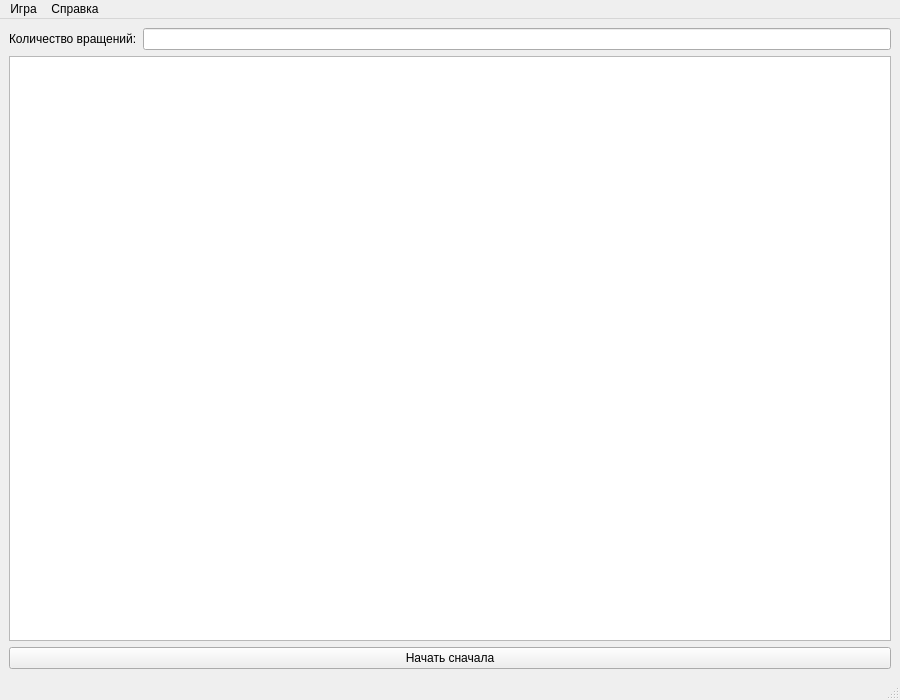
<?xml version="1.0" encoding="UTF-8"?>
<ui version="4.0">
 <class>GameScreen</class>
 <widget class="QMainWindow" name="GameScreen">
  <property name="geometry">
   <rect>
    <x>0</x>
    <y>0</y>
    <width>900</width>
    <height>700</height>
   </rect>
  </property>
  <property name="sizePolicy">
   <sizepolicy hsizetype="Maximum" vsizetype="Maximum">
    <horstretch>0</horstretch>
    <verstretch>0</verstretch>
   </sizepolicy>
  </property>
  <property name="contextMenuPolicy">
   <enum>Qt::DefaultContextMenu</enum>
  </property>
  <property name="acceptDrops">
   <bool>false</bool>
  </property>
  <property name="windowTitle">
   <string>GameScreen</string>
  </property>
  <property name="dockNestingEnabled">
   <bool>true</bool>
  </property>
  <widget class="QWidget" name="centralwidget">
   <layout class="QGridLayout" name="gridLayout">
    <item row="2" column="1" colspan="2">
     <widget class="QPushButton" name="startGameButton">
      <property name="enabled">
       <bool>true</bool>
      </property>
      <property name="sizePolicy">
       <sizepolicy hsizetype="Minimum" vsizetype="Preferred">
        <horstretch>0</horstretch>
        <verstretch>0</verstretch>
       </sizepolicy>
      </property>
      <property name="text">
       <string>Начать сначала</string>
      </property>
     </widget>
    </item>
    <item row="1" column="1" colspan="2">
     <widget class="QGraphicsView" name="graphicsView">
      <property name="mouseTracking">
       <bool>true</bool>
      </property>
      <property name="autoFillBackground">
       <bool>false</bool>
      </property>
      <property name="lineWidth">
       <number>1</number>
      </property>
      <property name="midLineWidth">
       <number>0</number>
      </property>
      <property name="optimizationFlags">
       <set>QGraphicsView::DontAdjustForAntialiasing|QGraphicsView::DontSavePainterState</set>
      </property>
     </widget>
    </item>
    <item row="0" column="1">
     <widget class="QLabel" name="label">
      <property name="text">
       <string>Количество вращений:</string>
      </property>
     </widget>
    </item>
    <item row="0" column="2">
     <widget class="QLineEdit" name="gameStat"/>
    </item>
   </layout>
  </widget>
  <widget class="QMenuBar" name="menubar">
   <property name="geometry">
    <rect>
     <x>0</x>
     <y>0</y>
     <width>900</width>
     <height>21</height>
    </rect>
   </property>
   <widget class="QMenu" name="menu">
    <property name="title">
     <string>Игра</string>
    </property>
    <addaction name="startGameAction"/>
    <addaction name="exitAction"/>
   </widget>
   <widget class="QMenu" name="menu_2">
    <property name="title">
     <string>Справка</string>
    </property>
    <addaction name="about"/>
   </widget>
   <addaction name="menu"/>
   <addaction name="menu_2"/>
  </widget>
  <widget class="QStatusBar" name="statusbar"/>
  <action name="startGameAction">
   <property name="text">
    <string>Начать новую игру</string>
   </property>
   <property name="shortcut">
    <string>Ctrl+N</string>
   </property>
  </action>
  <action name="exitAction">
   <property name="text">
    <string>Закрыть</string>
   </property>
   <property name="shortcut">
    <string>Esc</string>
   </property>
  </action>
  <action name="about">
   <property name="text">
    <string>О программе...</string>
   </property>
   <property name="shortcut">
    <string>Ctrl+A</string>
   </property>
  </action>
 </widget>
 <resources/>
 <connections>
  <connection>
   <sender>startGameButton</sender>
   <signal>clicked()</signal>
   <receiver>GameScreen</receiver>
   <slot>startGame()</slot>
   <hints>
    <hint type="sourcelabel">
     <x>202</x>
     <y>558</y>
    </hint>
    <hint type="destinationlabel">
     <x>399</x>
     <y>299</y>
    </hint>
   </hints>
  </connection>
  <connection>
   <sender>about</sender>
   <signal>triggered()</signal>
   <receiver>GameScreen</receiver>
   <slot>about()</slot>
   <hints>
    <hint type="sourcelabel">
     <x>-1</x>
     <y>-1</y>
    </hint>
    <hint type="destinationlabel">
     <x>449</x>
     <y>349</y>
    </hint>
   </hints>
  </connection>
  <connection>
   <sender>startGameAction</sender>
   <signal>triggered()</signal>
   <receiver>GameScreen</receiver>
   <slot>startGame()</slot>
   <hints>
    <hint type="sourcelabel">
     <x>-1</x>
     <y>-1</y>
    </hint>
    <hint type="destinationlabel">
     <x>449</x>
     <y>349</y>
    </hint>
   </hints>
  </connection>
  <connection>
   <sender>exitAction</sender>
   <signal>triggered()</signal>
   <receiver>GameScreen</receiver>
   <slot>close()</slot>
   <hints>
    <hint type="sourcelabel">
     <x>-1</x>
     <y>-1</y>
    </hint>
    <hint type="destinationlabel">
     <x>449</x>
     <y>349</y>
    </hint>
   </hints>
  </connection>
 </connections>
 <slots>
  <slot>startGame()</slot>
  <slot>about()</slot>
 </slots>
</ui>
